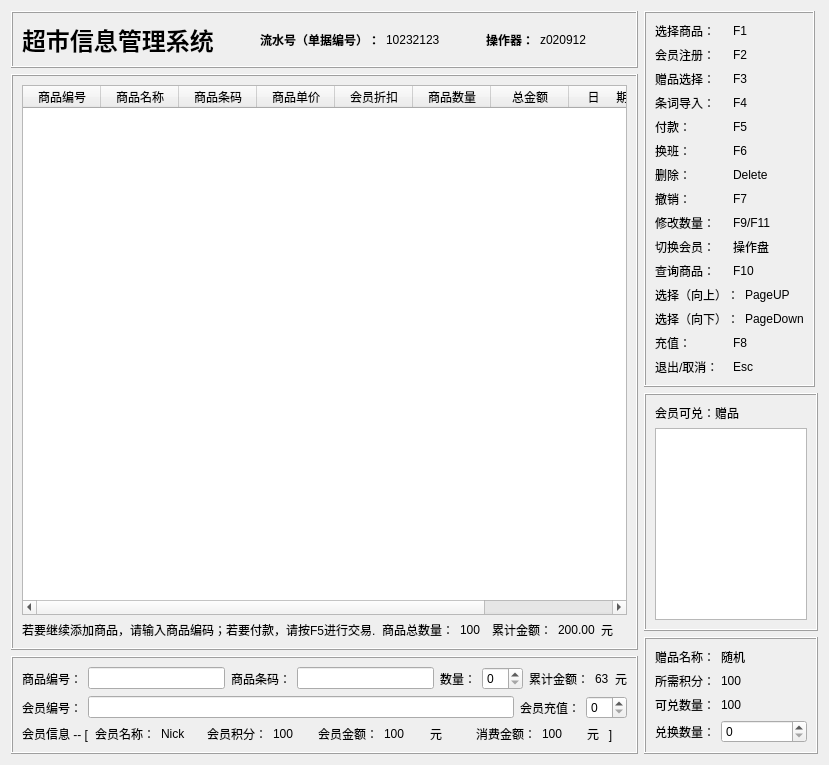
      <widget class="QWidget" name="page">
       <layout class="QHBoxLayout" name="horizontalLayout_34">
        <item>
         <layout class="QHBoxLayout" name="horizontalLayout_33">
          <item>
           <layout class="QVBoxLayout" name="verticalLayout_3">
            <item>
             <widget class="QFrame" name="frameTitle">
              <property name="frameShape">
               <enum>QFrame::Box</enum>
              </property>
              <property name="frameShadow">
               <enum>QFrame::Raised</enum>
              </property>
              <layout class="QHBoxLayout" name="horizontalLayout_7">
               <item>
                <layout class="QHBoxLayout" name="horizontalLayout_2">
                 <item>
                  <widget class="QLabel" name="labelTitle">
                   <property name="font">
                    <font>
                     <pointsize>18</pointsize>
                    </font>
                   </property>
                   <property name="text">
                    <string>&lt;html&gt;&lt;head/&gt;&lt;body&gt;&lt;p&gt;&lt;span style=&quot; font-weight:600;&quot;&gt;超市信息管理系统&lt;/span&gt;&lt;/p&gt;&lt;/body&gt;&lt;/html&gt;</string>
                   </property>
                  </widget>
                 </item>
                 <item>
                  <spacer name="horizontalSpacer">
                   <property name="orientation">
                    <enum>Qt::Horizontal</enum>
                   </property>
                   <property name="sizeType">
                    <enum>QSizePolicy::Fixed</enum>
                   </property>
                   <property name="sizeHint" stdset="0">
                    <size>
                     <width>40</width>
                     <height>20</height>
                    </size>
                   </property>
                  </spacer>
                 </item>
                 <item>
                  <widget class="QLabel" name="labelLiuShuiNumber">
                   <property name="font">
                    <font>
                     <weight>75</weight>
                     <bold>true</bold>
                    </font>
                   </property>
                   <property name="text">
                    <string>流水号（单据编号）：</string>
                   </property>
                  </widget>
                 </item>
                 <item>
                  <widget class="QLabel" name="labelLiuShuiNumber1">
                   <property name="text">
                    <string>10232123</string>
                   </property>
                  </widget>
                 </item>
                 <item>
                  <spacer name="horizontalSpacer_2">
                   <property name="orientation">
                    <enum>Qt::Horizontal</enum>
                   </property>
                   <property name="sizeType">
                    <enum>QSizePolicy::Fixed</enum>
                   </property>
                   <property name="sizeHint" stdset="0">
                    <size>
                     <width>40</width>
                     <height>20</height>
                    </size>
                   </property>
                  </spacer>
                 </item>
                 <item>
                  <widget class="QLabel" name="labelOperate">
                   <property name="font">
                    <font>
                     <weight>75</weight>
                     <bold>true</bold>
                    </font>
                   </property>
                   <property name="text">
                    <string>操作器：</string>
                   </property>
                  </widget>
                 </item>
                 <item>
                  <widget class="QLabel" name="labelOperate1">
                   <property name="text">
                    <string>z020912</string>
                   </property>
                  </widget>
                 </item>
                 <item>
                  <spacer name="horizontalSpacer_3">
                   <property name="orientation">
                    <enum>Qt::Horizontal</enum>
                   </property>
                   <property name="sizeHint" stdset="0">
                    <size>
                     <width>40</width>
                     <height>20</height>
                    </size>
                   </property>
                  </spacer>
                 </item>
                </layout>
               </item>
              </layout>
             </widget>
            </item>
            <item>
             <widget class="QFrame" name="frameShangPin">
              <property name="frameShape">
               <enum>QFrame::Box</enum>
              </property>
              <property name="frameShadow">
               <enum>QFrame::Raised</enum>
              </property>
              <layout class="QVBoxLayout" name="verticalLayout_2">
               <item>
                <widget class="QTableWidget" name="tableWidget">
                 <property name="gridStyle">
                  <enum>Qt::SolidLine</enum>
                 </property>
                 <attribute name="horizontalHeaderDefaultSectionSize">
                  <number>78</number>
                 </attribute>
                 <column>
                  <property name="text">
                   <string>商品编号</string>
                  </property>
                 </column>
                 <column>
                  <property name="text">
                   <string>商品名称</string>
                  </property>
                 </column>
                 <column>
                  <property name="text">
                   <string>商品条码</string>
                  </property>
                 </column>
                 <column>
                  <property name="text">
                   <string>商品单价</string>
                  </property>
                 </column>
                 <column>
                  <property name="text">
                   <string>会员折扣</string>
                  </property>
                 </column>
                 <column>
                  <property name="text">
                   <string>商品数量</string>
                  </property>
                 </column>
                 <column>
                  <property name="text">
                   <string>总金额</string>
                  </property>
                 </column>
                 <column>
                  <property name="text">
                   <string>日     期</string>
                  </property>
                 </column>
                 <column>
                  <property name="text">
                   <string>售货员</string>
                  </property>
                 </column>
                </widget>
               </item>
               <item>
                <layout class="QHBoxLayout" name="horizontalLayout_3">
                 <item>
                  <widget class="QLabel" name="labelTips">
                   <property name="text">
                    <string>若要继续添加商品，请输入商品编码；若要付款，请按F5进行交易.</string>
                   </property>
                   <property name="openExternalLinks">
                    <bool>false</bool>
                   </property>
                  </widget>
                 </item>
                 <item>
                  <widget class="QLabel" name="labelMerchantNumber">
                   <property name="text">
                    <string>商品总数量：</string>
                   </property>
                  </widget>
                 </item>
                 <item>
                  <widget class="QLabel" name="labelMerchantNumber_2">
                   <property name="text">
                    <string>100</string>
                   </property>
                  </widget>
                 </item>
                 <item>
                  <widget class="QLabel" name="labelMoney">
                   <property name="text">
                    <string>累计金额：</string>
                   </property>
                  </widget>
                 </item>
                 <item>
                  <widget class="QLabel" name="labelMoney_2">
                   <property name="text">
                    <string>200.00</string>
                   </property>
                  </widget>
                 </item>
                 <item>
                  <widget class="QLabel" name="labelRMB">
                   <property name="text">
                    <string>元</string>
                   </property>
                  </widget>
                 </item>
                </layout>
               </item>
              </layout>
             </widget>
            </item>
            <item>
             <widget class="QFrame" name="frameJieSuan">
              <property name="frameShape">
               <enum>QFrame::Box</enum>
              </property>
              <property name="frameShadow">
               <enum>QFrame::Raised</enum>
              </property>
              <layout class="QVBoxLayout" name="verticalLayout">
               <item>
                <layout class="QHBoxLayout" name="horizontalLayout_4">
                 <item>
                  <widget class="QLabel" name="labelBianHao">
                   <property name="text">
                    <string>商品编号：</string>
                   </property>
                  </widget>
                 </item>
                 <item>
                  <widget class="QLineEdit" name="lineEditBianHao"/>
                 </item>
                 <item>
                  <widget class="QLabel" name="labelTiaoMa">
                   <property name="text">
                    <string>商品条码：</string>
                   </property>
                  </widget>
                 </item>
                 <item>
                  <widget class="QLineEdit" name="lineEditTiaoMa"/>
                 </item>
                 <item>
                  <widget class="QLabel" name="labelNum">
                   <property name="text">
                    <string>数量：</string>
                   </property>
                  </widget>
                 </item>
                 <item>
                  <widget class="QSpinBox" name="spinBoxNum"/>
                 </item>
                 <item>
                  <widget class="QLabel" name="labelMoneySum1">
                   <property name="text">
                    <string>累计金额：</string>
                   </property>
                  </widget>
                 </item>
                 <item>
                  <widget class="QLabel" name="labelMoneySum">
                   <property name="text">
                    <string>63</string>
                   </property>
                  </widget>
                 </item>
                 <item>
                  <widget class="QLabel" name="labelRMB1">
                   <property name="text">
                    <string>元</string>
                   </property>
                  </widget>
                 </item>
                </layout>
               </item>
               <item>
                <layout class="QHBoxLayout" name="horizontalLayout_5">
                 <item>
                  <widget class="QLabel" name="labelHuiYuanNumber">
                   <property name="text">
                    <string>会员编号：</string>
                   </property>
                  </widget>
                 </item>
                 <item>
                  <widget class="QLineEdit" name="lineEditHuiYuanNumber"/>
                 </item>
                 <item>
                  <widget class="QLabel" name="labelHuiYuanYuE">
                   <property name="text">
                    <string>会员充值：</string>
                   </property>
                  </widget>
                 </item>
                 <item>
                  <widget class="QSpinBox" name="spinBoxHYCZ"/>
                 </item>
                </layout>
               </item>
               <item>
                <layout class="QHBoxLayout" name="horizontalLayout_6">
                 <item>
                  <widget class="QLabel" name="labelHuiYuanXinXi">
                   <property name="text">
                    <string>会员信息 -- [</string>
                   </property>
                  </widget>
                 </item>
                 <item>
                  <widget class="QLabel" name="labelHuiYuanMingCheng">
                   <property name="text">
                    <string>会员名称：</string>
                   </property>
                  </widget>
                 </item>
                 <item>
                  <widget class="QLabel" name="labelHuiYuanMingCheng_2">
                   <property name="text">
                    <string>Nick</string>
                   </property>
                  </widget>
                 </item>
                 <item>
                  <widget class="QLabel" name="labelHuiYuanJiFen">
                   <property name="text">
                    <string>会员积分：</string>
                   </property>
                  </widget>
                 </item>
                 <item>
                  <widget class="QLabel" name="labelHuiYuanJiFen_2">
                   <property name="text">
                    <string>100</string>
                   </property>
                  </widget>
                 </item>
                 <item>
                  <widget class="QLabel" name="labelHuiYuanJinE">
                   <property name="text">
                    <string>会员金额：</string>
                   </property>
                  </widget>
                 </item>
                 <item>
                  <widget class="QLabel" name="labelHuiYuanJinE_2">
                   <property name="text">
                    <string>100</string>
                   </property>
                  </widget>
                 </item>
                 <item>
                  <widget class="QLabel" name="labelRMB4">
                   <property name="text">
                    <string>元</string>
                   </property>
                  </widget>
                 </item>
                 <item>
                  <widget class="QLabel" name="labelXiaoFeiJinE">
                   <property name="text">
                    <string>消费金额：</string>
                   </property>
                  </widget>
                 </item>
                 <item>
                  <widget class="QLabel" name="labelXiaoFeiXiaoFeiJinE_2">
                   <property name="text">
                    <string>100</string>
                   </property>
                  </widget>
                 </item>
                 <item>
                  <widget class="QLabel" name="labelRMB3">
                   <property name="text">
                    <string>元   ]</string>
                   </property>
                  </widget>
                 </item>
                </layout>
               </item>
              </layout>
             </widget>
            </item>
           </layout>
          </item>
          <item>
           <layout class="QVBoxLayout" name="verticalLayout_9">
            <item>
             <widget class="QFrame" name="frameHelp">
              <property name="sizePolicy">
               <sizepolicy hsizetype="Fixed" vsizetype="Preferred">
                <horstretch>0</horstretch>
                <verstretch>0</verstretch>
               </sizepolicy>
              </property>
              <property name="frameShape">
               <enum>QFrame::Box</enum>
              </property>
              <property name="frameShadow">
               <enum>QFrame::Raised</enum>
              </property>
              <layout class="QVBoxLayout" name="verticalLayout_6">
               <item>
                <layout class="QVBoxLayout" name="verticalLayout_5">
                 <item>
                  <layout class="QHBoxLayout" name="horizontalLayout_8">
                   <item>
                    <widget class="QLabel" name="label">
                     <property name="text">
                      <string>选择商品：</string>
                     </property>
                    </widget>
                   </item>
                   <item>
                    <widget class="QLabel" name="label_2">
                     <property name="text">
                      <string>F1</string>
                     </property>
                    </widget>
                   </item>
                  </layout>
                 </item>
                 <item>
                  <layout class="QHBoxLayout" name="horizontalLayout_9">
                   <item>
                    <widget class="QLabel" name="label_3">
                     <property name="text">
                      <string>会员注册：</string>
                     </property>
                    </widget>
                   </item>
                   <item>
                    <widget class="QLabel" name="label_4">
                     <property name="text">
                      <string>F2</string>
                     </property>
                    </widget>
                   </item>
                  </layout>
                 </item>
                 <item>
                  <layout class="QHBoxLayout" name="horizontalLayout_10">
                   <item>
                    <widget class="QLabel" name="label_5">
                     <property name="text">
                      <string>赠品选择：</string>
                     </property>
                    </widget>
                   </item>
                   <item>
                    <widget class="QLabel" name="label_6">
                     <property name="text">
                      <string>F3</string>
                     </property>
                    </widget>
                   </item>
                  </layout>
                 </item>
                 <item>
                  <layout class="QHBoxLayout" name="horizontalLayout_11">
                   <item>
                    <widget class="QLabel" name="label_7">
                     <property name="text">
                      <string>条词导入：</string>
                     </property>
                    </widget>
                   </item>
                   <item>
                    <widget class="QLabel" name="label_8">
                     <property name="text">
                      <string>F4</string>
                     </property>
                    </widget>
                   </item>
                  </layout>
                 </item>
                 <item>
                  <layout class="QHBoxLayout" name="horizontalLayout_13">
                   <item>
                    <widget class="QLabel" name="label_18">
                     <property name="text">
                      <string>付款：</string>
                     </property>
                    </widget>
                   </item>
                   <item>
                    <widget class="QLabel" name="label_19">
                     <property name="text">
                      <string>F5</string>
                     </property>
                    </widget>
                   </item>
                  </layout>
                 </item>
                 <item>
                  <layout class="QHBoxLayout" name="horizontalLayout_12">
                   <item>
                    <widget class="QLabel" name="label_20">
                     <property name="text">
                      <string>换班：</string>
                     </property>
                    </widget>
                   </item>
                   <item>
                    <widget class="QLabel" name="label_21">
                     <property name="text">
                      <string>F6</string>
                     </property>
                    </widget>
                   </item>
                  </layout>
                 </item>
                 <item>
                  <layout class="QHBoxLayout" name="horizontalLayout_24">
                   <item>
                    <widget class="QLabel" name="label_43">
                     <property name="text">
                      <string>删除：</string>
                     </property>
                    </widget>
                   </item>
                   <item>
                    <widget class="QLabel" name="label_44">
                     <property name="text">
                      <string>Delete</string>
                     </property>
                    </widget>
                   </item>
                  </layout>
                 </item>
                 <item>
                  <layout class="QHBoxLayout" name="horizontalLayout_25">
                   <item>
                    <widget class="QLabel" name="label_45">
                     <property name="text">
                      <string>撤销：</string>
                     </property>
                    </widget>
                   </item>
                   <item>
                    <widget class="QLabel" name="label_46">
                     <property name="text">
                      <string>F7</string>
                     </property>
                    </widget>
                   </item>
                  </layout>
                 </item>
                 <item>
                  <layout class="QHBoxLayout" name="horizontalLayout_26">
                   <item>
                    <widget class="QLabel" name="label_47">
                     <property name="text">
                      <string>修改数量：</string>
                     </property>
                    </widget>
                   </item>
                   <item>
                    <widget class="QLabel" name="label_48">
                     <property name="text">
                      <string>F9/F11</string>
                     </property>
                    </widget>
                   </item>
                  </layout>
                 </item>
                 <item>
                  <layout class="QHBoxLayout" name="horizontalLayout_28">
                   <item>
                    <widget class="QLabel" name="label_51">
                     <property name="text">
                      <string>切换会员：</string>
                     </property>
                    </widget>
                   </item>
                   <item>
                    <widget class="QLabel" name="label_52">
                     <property name="text">
                      <string>操作盘</string>
                     </property>
                    </widget>
                   </item>
                  </layout>
                 </item>
                 <item>
                  <layout class="QHBoxLayout" name="horizontalLayout_29">
                   <item>
                    <widget class="QLabel" name="label_53">
                     <property name="text">
                      <string>查询商品：</string>
                     </property>
                    </widget>
                   </item>
                   <item>
                    <widget class="QLabel" name="label_54">
                     <property name="text">
                      <string>F10</string>
                     </property>
                    </widget>
                   </item>
                  </layout>
                 </item>
                 <item>
                  <layout class="QHBoxLayout" name="horizontalLayout_30">
                   <item>
                    <widget class="QLabel" name="label_55">
                     <property name="text">
                      <string>选择（向上）：</string>
                     </property>
                    </widget>
                   </item>
                   <item>
                    <widget class="QLabel" name="label_56">
                     <property name="text">
                      <string>PageUP</string>
                     </property>
                    </widget>
                   </item>
                  </layout>
                 </item>
                 <item>
                  <layout class="QHBoxLayout" name="horizontalLayout_31">
                   <item>
                    <widget class="QLabel" name="label_57">
                     <property name="text">
                      <string>选择（向下）：</string>
                     </property>
                    </widget>
                   </item>
                   <item>
                    <widget class="QLabel" name="label_58">
                     <property name="text">
                      <string>PageDown</string>
                     </property>
                    </widget>
                   </item>
                  </layout>
                 </item>
                 <item>
                  <layout class="QHBoxLayout" name="horizontalLayout_27">
                   <item>
                    <widget class="QLabel" name="label_50">
                     <property name="text">
                      <string>充值：</string>
                     </property>
                    </widget>
                   </item>
                   <item>
                    <widget class="QLabel" name="label_49">
                     <property name="text">
                      <string>F8</string>
                     </property>
                    </widget>
                   </item>
                  </layout>
                 </item>
                 <item>
                  <layout class="QHBoxLayout" name="horizontalLayout_32">
                   <item>
                    <widget class="QLabel" name="label_59">
                     <property name="text">
                      <string>退出/取消：</string>
                     </property>
                    </widget>
                   </item>
                   <item>
                    <widget class="QLabel" name="label_60">
                     <property name="text">
                      <string>Esc</string>
                     </property>
                    </widget>
                   </item>
                  </layout>
                 </item>
                </layout>
               </item>
              </layout>
             </widget>
            </item>
            <item>
             <widget class="QFrame" name="frameZengPin">
              <property name="sizePolicy">
               <sizepolicy hsizetype="Fixed" vsizetype="Preferred">
                <horstretch>0</horstretch>
                <verstretch>0</verstretch>
               </sizepolicy>
              </property>
              <property name="frameShape">
               <enum>QFrame::Box</enum>
              </property>
              <property name="frameShadow">
               <enum>QFrame::Raised</enum>
              </property>
              <layout class="QVBoxLayout" name="verticalLayout_8">
               <item>
                <layout class="QVBoxLayout" name="verticalLayout_4">
                 <item>
                  <widget class="QLabel" name="label_9">
                   <property name="text">
                    <string>会员可兑：赠品</string>
                   </property>
                  </widget>
                 </item>
                 <item>
                  <widget class="QListWidget" name="zengPingListWidget">
                   <property name="sizePolicy">
                    <sizepolicy hsizetype="Fixed" vsizetype="Expanding">
                     <horstretch>0</horstretch>
                     <verstretch>0</verstretch>
                    </sizepolicy>
                   </property>
                   <property name="maximumSize">
                    <size>
                     <width>152</width>
                     <height>16777215</height>
                    </size>
                   </property>
                  </widget>
                 </item>
                </layout>
               </item>
              </layout>
             </widget>
            </item>
            <item>
             <widget class="QFrame" name="frameZengPingDuiHuan">
              <property name="frameShape">
               <enum>QFrame::Box</enum>
              </property>
              <property name="frameShadow">
               <enum>QFrame::Raised</enum>
              </property>
              <layout class="QVBoxLayout" name="verticalLayout_7">
               <item>
                <layout class="QFormLayout" name="formLayout">
                 <item row="0" column="0">
                  <widget class="QLabel" name="label_11">
                   <property name="text">
                    <string>赠品名称：</string>
                   </property>
                  </widget>
                 </item>
                 <item row="0" column="1">
                  <widget class="QLabel" name="labelZPMC">
                   <property name="text">
                    <string>随机</string>
                   </property>
                  </widget>
                 </item>
                 <item row="1" column="0">
                  <widget class="QLabel" name="label_13">
                   <property name="text">
                    <string>所需积分：</string>
                   </property>
                  </widget>
                 </item>
                 <item row="1" column="1">
                  <widget class="QLabel" name="labelScorReq">
                   <property name="text">
                    <string>100</string>
                   </property>
                  </widget>
                 </item>
                 <item row="2" column="0">
                  <widget class="QLabel" name="label_15">
                   <property name="text">
                    <string>可兑数量：</string>
                   </property>
                  </widget>
                 </item>
                 <item row="2" column="1">
                  <widget class="QLabel" name="labelNumCanH">
                   <property name="text">
                    <string>100</string>
                   </property>
                  </widget>
                 </item>
                 <item row="3" column="0">
                  <widget class="QLabel" name="label_17">
                   <property name="text">
                    <string>兑换数量：</string>
                   </property>
                  </widget>
                 </item>
                 <item row="3" column="1">
                  <widget class="QSpinBox" name="spinBoxZPDHSL"/>
                 </item>
                </layout>
               </item>
              </layout>
             </widget>
            </item>
           </layout>
          </item>
         </layout>
        </item>
       </layout>
      </widget>
